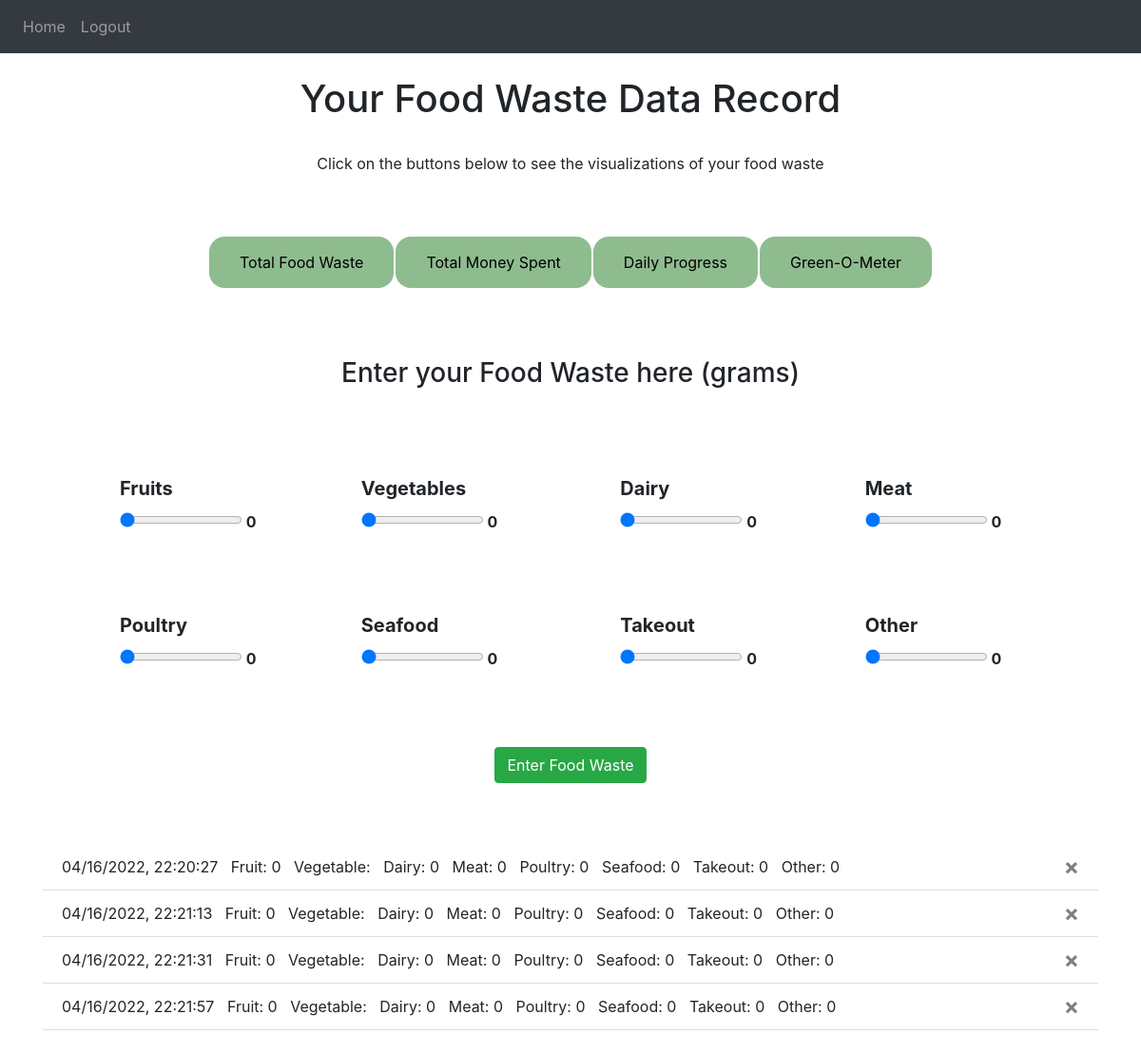
Screenshot of / (signed in) with the database file from the repository.
### website/models.py (models this page shows)
@dataclass
class UserFoodWaste(db.Model):
    user_id = db.Column(db.Integer, db.ForeignKey('user.id'))
    id = db.Column(db.Integer, primary_key=True)
    date = db.Column(db.DateTime(timezone=True), default=datetime.now)
    fruit= db.Column(db.Integer)
    veggies = db.Column(db.Integer)
    dairy = db.Column(db.Integer)
    meat = db.Column(db.Integer)
    poultry = db.Column(db.Integer)
    fish_seafood = db.Column(db.Integer)
    takeout = db.Column(db.Integer)
    other = db.Column(db.Integer)
    js_date = db.Column(db.Integer)

### website/views.py (the view, shortened to what this page needs)
@views.route('/', methods=['GET', 'POST'])
@login_required
def home():
    return render_template("home.html", user=current_user)

### website/__init__.py (called while the page is built)
def create_app():
    app = Flask(__name__)
    app.config['SECRET_KEY'] = 'randomstring'
    app.config['SQLALCHEMY_DATABASE_URI'] = f'sqlite:///{DB_NAME}'
    db.init_app(app)
    from .views import views
    from .auth import auth
    app.register_blueprint(views, url_prefix='/')
    app.register_blueprint(auth, url_prefix='/')
    from .models import User, Note
    create_database(app)
    login_manager = LoginManager()
    login_manager.login_view = 'auth.login'
    login_manager.init_app(app)
    @login_manager.user_loader
    def load_user(id):
        return User.query.get(int(id))
    return app

### website/templates/home.html (shortened to what this page needs)
{% extends "base.html" %} {% block title %}Home{% endblock %} {% block content
  %}
  <head>
  </head>
  <h1 align="center"> Your Food Waste Data Record</h1>
  <br />
  <p style="text-align: center;">Click on the buttons below to see the visualizations of your food waste</p>
  <br />
  <br />
  <div align="center">
    <table>
      <tr>
        <th>
          <form method="POST">
            <button type='button' class='buttonToggle' id='btn_one'  onclick="showFoodWasteClick()">
              Total Food Waste
            </button>
          </form>
        </th>
        <th>
          <form method="POST">
              <button type="button" class="buttonToggle" id="btn_two" onclick="showMoneyWasteClick()">
                Total Money Spent
              </button>
          </form>
        </th>
        <th>
          <form method="POST">
              <button type="button" class="buttonToggle" id="btn_four" onclick="showDailyWasteClick()">
                Daily Progress
              </button>
          </form>
        </th>
        <th>
          <form method="POST">
              <button type="button" class="buttonToggle" id="btn_three" onclick="showGOMClick()">
                Green-O-Meter
              </button>
          </form>
        </th>
      </tr>
    </table>
  </div>
  <br />
  <form method="POST">
    <br/>
    <br/>
    <h3 style="text-align: center">Enter your Food Waste here (grams)</h3>
    <table id="sliderContainer">
      <tr>
      <th id="th_slider">
        <label for="fruit">Fruits</label>
        <input
          type="range"
          name="fruit"
          min="0"
          max="100"
          value="0"
          class="myslider"
          id="fruit"
          oninput="outputUpdate(value, 'fruit_val')"
        />
        <output for="fruit" id="fruit_val">0</output>
      </th>
      <th id="th_slider">
        <label for="veggies">Vegetables</label>
        <input
          type="range"
          name="veggies"
          min="0"
          max="100"
          value="0"
          class="myslider"
          id="veggies"
          oninput="outputUpdate(value, 'veggie_val')"
        />
        <output for="veggies" id="veggie_val">0</output>
      </th>
    <th id="th_slider">
      <label for="dairy">Dairy</label>
      <input
        type="range"
        name="dairy"
        min="0"
        max="100"
        value="0"
        class="myslider"
        id="dairy"
        oninput="outputUpdate(value, 'dairy_val')"
      />
      <output for="dairy" id="dairy_val">0</output>
    </th>
    <th id="th_slider">
      <label for="meat">Meat</label>
      <input
        type="range"
        name="meat"
        min="0"
        max="100"
        value="0"
        class="myslider"
        id="meat"
        oninput="outputUpdate(value, 'meat_val')"
      />
      <output for="meat" id="meat_val">0</output>
    </th>
    </tr>
    <tr>
    <th id="th_slider">
      <label for="poultry">Poultry</label>
      <input
        type="range"
        name="poultry"
        min="0"
        max="100"
        value="0"
        class="myslider"
        id="poultry"
        oninput="outputUpdate(value, 'poultry_val')"
      />
      <output for="poultry" id="poultry_val">0</output>
    </th>
    <th id="th_slider">
      <label for="fish_seafood">Seafood</label>
      <input
        type="range"
        name="fish_seafood"
        min="0"
        max="100"
        value="0"
        class="myslider"
        id="fish_seafood"
        oninput="outputUpdate(value, 'fish_seafood_val')"
      />
      <output for="fish_seafood" id="fish_seafood_val">0</output>
    </th>
    <th id="th_slider">
      <label for="takeout">Takeout</label>
      <input
        type="range"
        name="takeout"
        min="0"
        max="100"
        value="0"
        class="myslider"
        id="takeout"
        oninput="outputUpdate(value, 'takeout_val')"
      />
      <output for="takeout" id="takeout_val">0</output>
    </th>
    <th id="th_slider">
      <label for="other">Other</label>
      <input
        type="range"
        name="other"
        min="0"
        max="100"
        value="0"
        class="myslider"
        id="other"
        oninput="outputUpdate(value, 'other_val')"
      />
      <output for="other" id="other_val">0</output>
     </th>
    </tr>
  </table>
    <div align="center">
      <button type="submit" class="btn btn-success">Enter Food Waste</button>
    </div>
    <br />
    <br />
    <ul class="list-group list-group-flush" id="notes">
      {% for day in user.foodWaste %}
      <li class="list-group-item">
        {{ day.date.strftime("%m/%d/%Y, %H:%M:%S") }}
        &nbsp
        Fruit: {{day.fruit}}
        &nbsp
        Vegetable: {{day.vegetables}}
        &nbsp
        Dairy: {{day.dairy}}
        &nbsp
        Meat: {{day.meat}}
        &nbsp
        Poultry: {{day.poultry}}
        &nbsp
        Seafood: {{day.fish_seafood}}
        &nbsp
        Takeout: {{day.takeout}}
        &nbsp
        Other: {{day.other}}
        <button type="button" class="close" onClick="deleteNote({{ day.id }})">
          <span aria-hidden="true">&times;</span>
        </button>
      </li>
      {% endfor %}
    </ul>
    <br/>
  </form>
  {% endblock %}

### website/templates/base.html (shortened to what this page needs)
<!DOCTYPE html>
<html>
  <head>
    <link
      rel="stylesheet"
      href="https://stackpath.bootstrapcdn.com/bootstrap/4.4.1/css/bootstrap.min.css"
    />
    <link
      rel="stylesheet"
      href="https://stackpath.bootstrapcdn.com/font-awesome/4.7.0/css/font-awesome.min.css"
    />
  </head>
  <body>
    <nav class="navbar navbar-expand-lg navbar-dark bg-dark">
      <div class="collapse navbar-collapse" id="navbar">
        <div class="navbar-nav">
          {% if user.is_authenticated %}
          <a class="nav-item nav-link" id="home" href="/">Home</a>
          <a class="nav-item nav-link" id="logout" href="/logout">Logout</a>
          {% else %}
          <a class="nav-item nav-link" id="login" href="/login">Login</a>
          <a class="nav-item nav-link" id="signUp" href="/sign-up">Sign Up</a>
          {% endif %}
        </div>
      </div>
    </nav>
    <br />
    <div class="container">{% block content %} {% endblock %}</div>
  </body>
</html>

### website/templates/home.html (style rules this page uses)
.buttonToggle { border-radius: 16px; background-color: darkseagreen; color:black; border: none; padding: 15px 32px; }
label { font-size: 20px; }
#th_slider { margin:10px; }
#sliderContainer { border-collapse:separate; border-spacing:5em; }

### rows the page displays
UserFoodWaste: date "04/16/2022, 22:20:27", fruit "0", dairy "0", meat "0", poultry "0", fish_seafood "0", takeout "0", other "0"
UserFoodWaste: date "04/16/2022, 22:21:13", fruit "0", dairy "0", meat "0", poultry "0", fish_seafood "0", takeout "0", other "0"
UserFoodWaste: date "04/16/2022, 22:21:31", fruit "0", dairy "0", meat "0", poultry "0", fish_seafood "0", takeout "0", other "0"
UserFoodWaste: date "04/16/2022, 22:21:57", fruit "0", dairy "0", meat "0", poultry "0", fish_seafood "0", takeout "0", other "0"
